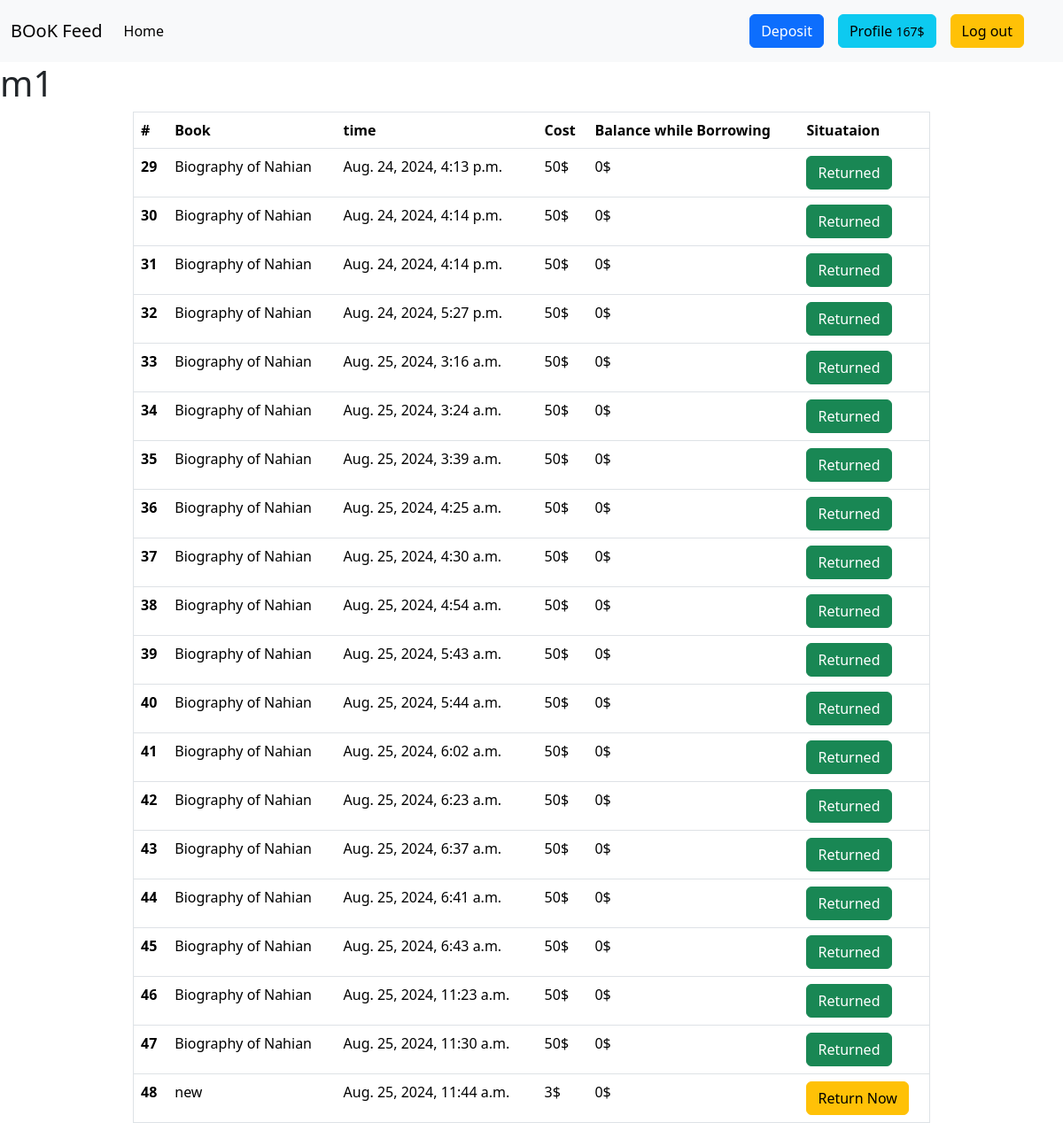
/accounts/profile/ (signed in), run on the app's committed database.
### accounts/models.py (models this page shows, shortened)
class Account(models.Model):
    user = models.OneToOneField(User,on_delete=models.CASCADE,related_name='account')
    balance = models.IntegerField()
    borrowed_books = models.ManyToManyField(Books, related_name='borrowed_by', blank=True)

### transaction/models.py (models this page shows, shortened)
class TransactionReport(models.Model):
    book = models.ForeignKey(Books, on_delete=models.SET_NULL, null=True)
    account = models.ForeignKey(Account, on_delete=models.CASCADE)
    balance_then = models.IntegerField(default=0)
    time = models.DateTimeField(auto_now_add=True)
    read = models.BooleanField(default=False)
    have_now = models.BooleanField(default=False)

### books/models.py (models this page shows, shortened)
class Books(models.Model):
    name = models.CharField(max_length=120)
    categories = models.ManyToManyField(Category, verbose_name='categories')
    price = models.IntegerField()
    description = models.TextField()
    author = models.CharField(max_length=120,null=True,default=None)
    image = models.URLField(verbose_name='Photo Url',null=True,default=None)

### accounts/views.py (the view)
# urls.py: path('profile/',ProfileView.as_view(),name='profile'),
class ProfileView(LoginRequiredMixin, DetailView):
    template_name = 'accounts/profile.html'
    def get_object(self):
        return Account.objects.get(user=self.request.user)
    def get_context_data(self, **kwargs):
        context = super().get_context_data(**kwargs)
        context["account"] = Account.objects.get(user=self.request.user)
        context["transactions"] = TransactionReport.objects.filter(account__user=self.request.user)
        return context

### accounts/templates/accounts/profile.html (shortened to what this page needs)
{% extends "base.html" %}
{% block content %}
<h1>{{user.username}} </h1>
<table class="table m-auto border"  style='width: 75%;'>
    <thead>
      <tr>
        <th scope="col">#</th>
        <th scope="col">Book</th>
        <th scope="col">time</th>
        <th scope="col">Cost</th>
        <th scope="col">Balance while Borrowing</th>
        <th scope="col">Situataion</th>
      </tr>
    </thead>
    <tbody>
        {% for t in transactions %}
        <tr>
            <th scope="row">{{ t.id }}</th>
            <td>{{ t.book.name }}</td>
            <td>{{ t.time }}</td>
            <td>{{ t.book.price }}$</td>
            <td>{{ t.balance_then }}$</td>
            {% if  t.have_now %}
            <td>
              <form action="{% url 'return' t.book.id%}" method="post">
              <button class='btn btn-warning' type='submit'>Return Now</button>
            </form>
            </td>
            {% else %}
            <td><button class='btn btn-success'>Returned</button></td>
            {% endif %}
        </tr>
        {% endfor %}
    </tbody>
  </table>
{% endblock content %}

### templates/base.html (shortened to what this page needs)
<!doctype html>
<html lang="en">
<head>
    <link href="https://cdn.jsdelivr.net/npm/bootstrap@5.3.3/dist/css/bootstrap.min.css" rel="stylesheet"
>
    </head>
<body>
    <nav class="navbar navbar-expand-lg bg-body-tertiary">
        <div class="container-fluid">
            <a class="navbar-brand" href="{% url 'home' %}">BOoK Feed </a>
            <div class="collapse navbar-collapse" id="navbarSupportedContent">
                <ul class="navbar-nav me-auto mb-2 mb-lg-0">
                    <li class="nav-item">
                        <a class="nav-link active" aria-current="page" href="{% url 'home' %}">Home</a>
                    </li>
                </ul>
                <div class=" ms-auto  me-4">
                    {% if user.is_authenticated %}
                    <div class='d-flex'>
                    <a href="{% url 'deposit' %}" class="btn btn-primary m-2">Deposit</a>
                    <a href="{% url 'profile' %}" class="btn btn-info m-2">Profile <small>{{user.account.balance}}$</small></a>
                    <form action="{% url 'logout' %}" method="post">
                        <button class="btn btn-warning m-2" type='submit'>Log  out</button>
                    </form>
                    </div>
                    {% else %}
                    <a href="{% url 'registration' %}" class="btn btn-primary m-2">Sign Up</a>
                    <a href="{% url 'login' %}" class="btn btn-success m-2">Log  in</a>
                    {% endif %}
                </div>
            </div>
        </div>
    </nav>
    {% block content %}
    {% endblock content %}
</body>
</html>

### data on the page
TransactionReport: id "29", book.name "Biography of Nahian", time "Aug. 24, 2024, 4:13 p.m.", book.price "50", balance_then "0", have_now "Returned"
TransactionReport: id "30", book.name "Biography of Nahian", time "Aug. 24, 2024, 4:14 p.m.", book.price "50", balance_then "0", have_now "Returned"
TransactionReport: id "31", book.name "Biography of Nahian", time "Aug. 24, 2024, 4:14 p.m.", book.price "50", balance_then "0", have_now "Returned"
TransactionReport: id "32", book.name "Biography of Nahian", time "Aug. 24, 2024, 5:27 p.m.", book.price "50", balance_then "0", have_now "Returned"
TransactionReport: id "33", book.name "Biography of Nahian", time "Aug. 25, 2024, 3:16 a.m.", book.price "50", balance_then "0", have_now "Returned"
TransactionReport: id "34", book.name "Biography of Nahian", time "Aug. 25, 2024, 3:24 a.m.", book.price "50", balance_then "0", have_now "Returned"
TransactionReport: id "35", book.name "Biography of Nahian", time "Aug. 25, 2024, 3:39 a.m.", book.price "50", balance_then "0", have_now "Returned"
TransactionReport: id "36", book.name "Biography of Nahian", time "Aug. 25, 2024, 4:25 a.m.", book.price "50", balance_then "0", have_now "Returned"
TransactionReport: id "37", book.name "Biography of Nahian", time "Aug. 25, 2024, 4:30 a.m.", book.price "50", balance_then "0", have_now "Returned"
TransactionReport: id "38", book.name "Biography of Nahian", time "Aug. 25, 2024, 4:54 a.m.", book.price "50", balance_then "0", have_now "Returned"
TransactionReport: id "39", book.name "Biography of Nahian", time "Aug. 25, 2024, 5:43 a.m.", book.price "50", balance_then "0", have_now "Returned"
TransactionReport: id "40", book.name "Biography of Nahian", time "Aug. 25, 2024, 5:44 a.m.", book.price "50", balance_then "0", have_now "Returned"
TransactionReport: id "41", book.name "Biography of Nahian", time "Aug. 25, 2024, 6:02 a.m.", book.price "50", balance_then "0", have_now "Returned"
TransactionReport: id "42", book.name "Biography of Nahian", time "Aug. 25, 2024, 6:23 a.m.", book.price "50", balance_then "0", have_now "Returned"
TransactionReport: id "43", book.name "Biography of Nahian", time "Aug. 25, 2024, 6:37 a.m.", book.price "50", balance_then "0", have_now "Returned"
TransactionReport: id "44", book.name "Biography of Nahian", time "Aug. 25, 2024, 6:41 a.m.", book.price "50", balance_then "0", have_now "Returned"
TransactionReport: id "45", book.name "Biography of Nahian", time "Aug. 25, 2024, 6:43 a.m.", book.price "50", balance_then "0", have_now "Returned"
TransactionReport: id "46", book.name "Biography of Nahian", time "Aug. 25, 2024, 11:23 a.m.", book.price "50", balance_then "0", have_now "Returned"
TransactionReport: id "47", book.name "Biography of Nahian", time "Aug. 25, 2024, 11:30 a.m.", book.price "50", balance_then "0", have_now "Returned"
TransactionReport: id "48", book.name "new", time "Aug. 25, 2024, 11:44 a.m.", book.price "3", balance_then "0", have_now "Return Now"

### other printed values
{{ user.account.balance }} "167"
{{ user.username }} "m1"
